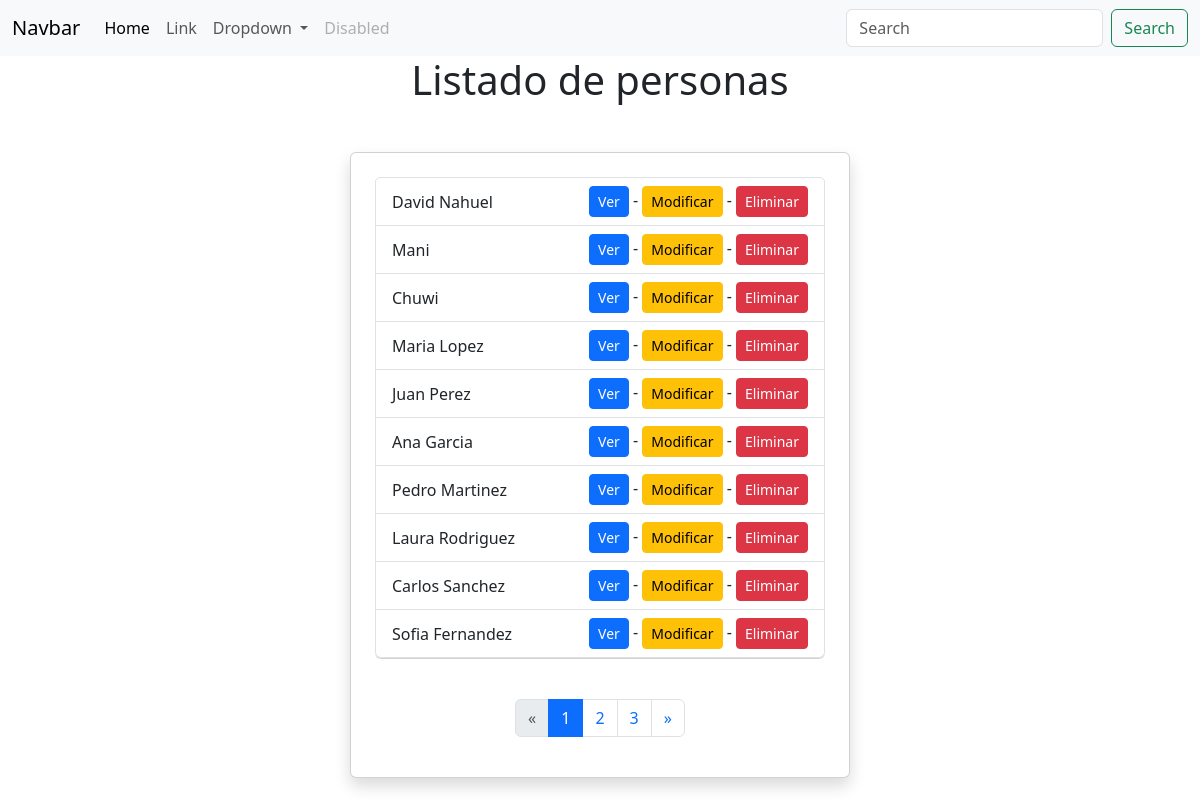
Before: /persona/lista/ (signed in) with the older database file.
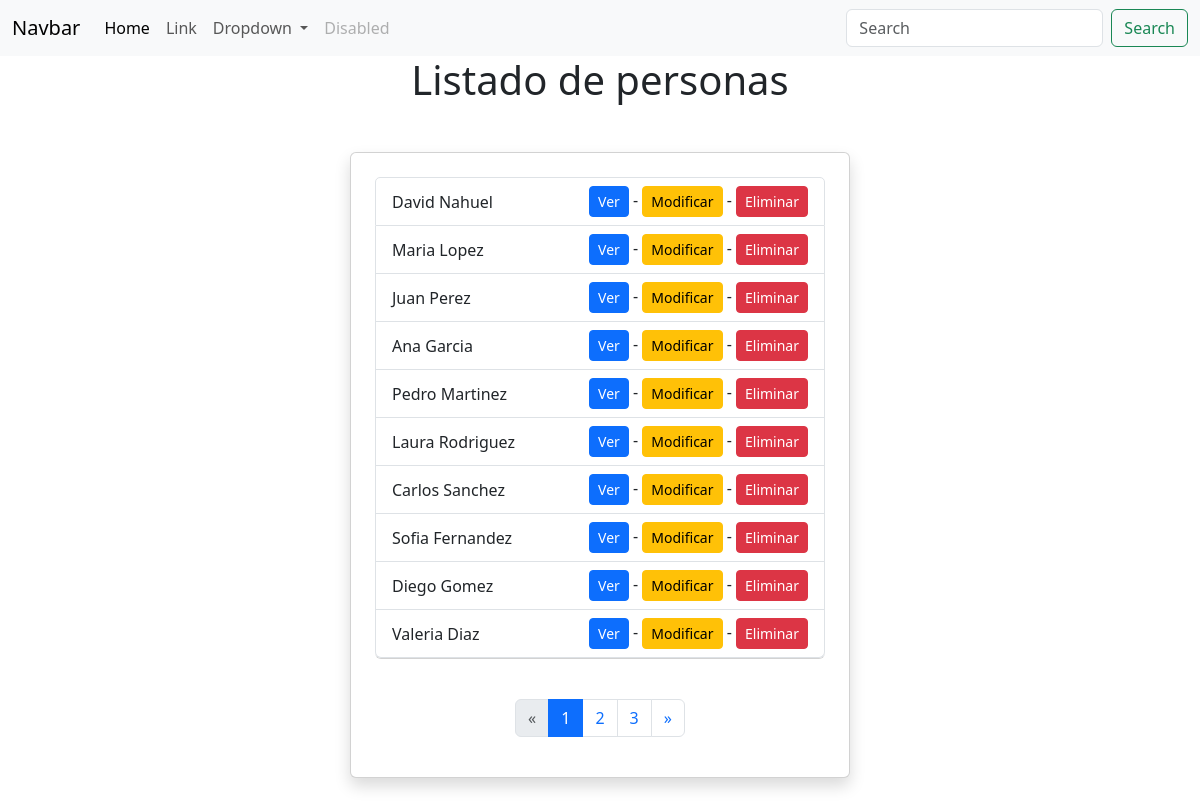
After: the same page with the newer database file.
### persona/models.py (models this page shows, shortened)
class Persona(models.Model):
    nombre = models.CharField(verbose_name="Nombre completo", max_length=50)
    edad = models.IntegerField(verbose_name="Edad")
    email = models.EmailField(verbose_name="Correo electronico", max_length=254)
    oficina = models.ForeignKey(
        Oficina,
        verbose_name="Oficina asignada",
        on_delete=models.PROTECT,
        related_name="personas",
        null=True,
        blank=True
    )
    class Meta:
        verbose_name =  'Persona'
        verbose_name_plural =  'Personas'

### persona/views.py (the view)
class PersonaListView(LoginRequiredMixin, ListView):
    model = Persona
    template_name = "persona/lista.html"
    context_object_name = "personas"
    paginate_by = 10

### templates/persona/lista.html (shortened to what this page needs)
{% extends 'base.html' %}
{% block content %}
    <div><center><h1>Listado de personas</h1></center></div>
    <div class="d-flex justify-content-center mt-5">
        <div class="card shadow p-4" style="width: 500px; margin-bottom: 30px;">
    {% if personas %}
        <ul class="list-group">
            {% for persona in personas %}
                <li class="list-group-item d-flex justify-content-between align-items-center">
                    {{ persona.nombre }}
                    <div>
                        <a href="{% url 'persona:detalle' persona.id %}"class="btn btn-sm btn-primary">Ver</a> -
                        <a href="{% url 'persona:editar' persona.id %}"class="btn btn-sm btn-warning">Modificar</a> -
                        <a href="{% url 'persona:eliminar' persona.id %}" class="btn btn-sm btn-danger">Eliminar</a>
                    </div>
                </li>
            {% endfor %}
        </ul>
        <div class="d-flex justify-content-center mt-3">
            {% include 'paginator.html' %}
        </div>
    {% else %}
        <p class="text-center mt-3">No hay personas registradas.</p>
        <p>No hay personas registradas.</p>
    {% endif %}
{% endblock content %}

Changed rows visible on the page:
removed Persona: nombre "Mani"
removed Persona: nombre "Chuwi"
now on this page (row unchanged): Persona: nombre "Diego Gomez"
now on this page (row unchanged): Persona: nombre "Valeria Diaz"
